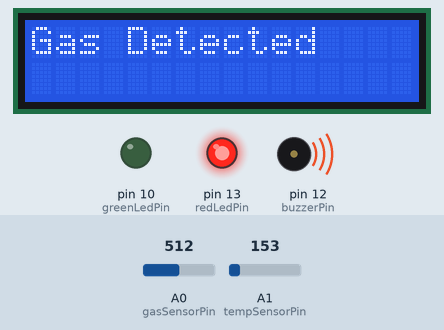
This sketch was run on a simulated Arduino Uno, built with avr-gcc and run on an emulated ATmega328P. On the bench: 16×2 character LCD, output pins drawn as LEDs (lit = HIGH), buzzer (waves = sounding, pin HIGH). Inputs (shaded band) come from the test bench; at power-on: A0 (gasSensorPin) = 512, A1 (tempSensorPin) = 153. What the sketch prints to the serial monitor is not drawn.

Above: at 1.7 s.
1.8 s: A0 (gasSensorPin) set to 312
3.8 s: A0 (gasSensorPin) set to 284
At 5.8 s:
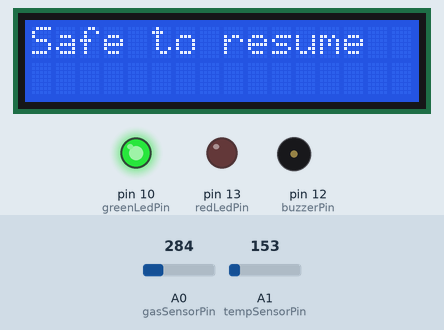
6.1 s: A1 (tempSensorPin) set to 174
At 7.5 s:
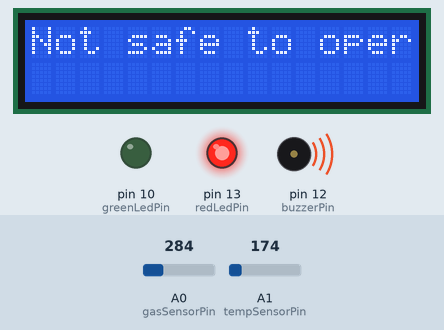
8.1 s: A1 (tempSensorPin) set to 194
9.9 s: A1 (tempSensorPin) set to 222
At 11.2 s:
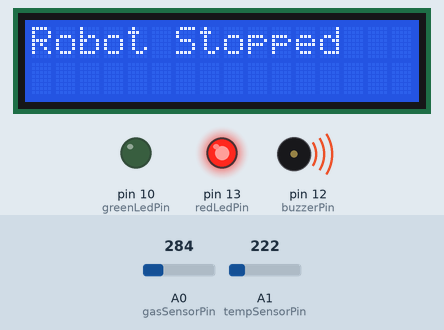
12.2 s: A1 (tempSensorPin) set to 191
At 14.0 s:
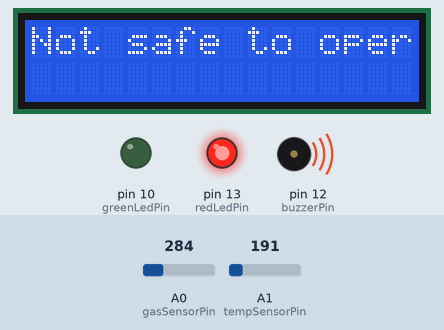
Timing chart, 0 to 15.3 s (numbered marks = the images above; inputs shaded):
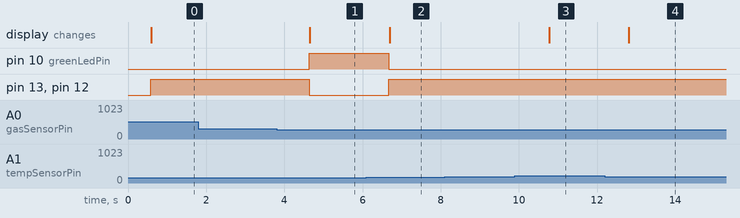

Measured:
- the behaviour switches between 300 and 299 on A0 (gasSensorPin) (found by bisection; images 0 and 1)
- the behaviour switches between 163 and 164 on A1 (tempSensorPin) (found by bisection; images 1 and 2)
- the behaviour switches between 204 and 205 on A1 (tempSensorPin) (found by bisection; images 2 and 3)
- after the input at 1.8 s, every drawn part: stays the same
- after the input at 3.8 s, pin 10 (greenLedPin): LOW → HIGH after 0.84 s; pin 13 (redLedPin), pin 12 (buzzerPin): HIGH → LOW after 0.84 s; the display: changes after 0.85 s (image 1)
- after the input at 6.1 s, pin 10 (greenLedPin): HIGH → LOW after 0.57 s; pin 13 (redLedPin), pin 12 (buzzerPin): LOW → HIGH after 0.57 s; the display: changes after 0.59 s (image 2)
- after the input at 8.1 s, every drawn part: stays the same
- after the input at 9.9 s, the display: changes after 0.87 s (image 3)
- after the input at 12.2 s, the display: changes after 0.61 s (image 4)

The sketch:

gas_temp_sensors.ino
```cpp
// Pin definitions
#include <Adafruit_LiquidCrystal.h>

Adafruit_LiquidCrystal lcd_1(0);

int seconds = 0;
const int gasSensorPin = A0;
const int tempSensorPin = A1;
const int redLedPin = 13;
const int greenLedPin = 10;
const int buzzerPin = 12;

// Threshold values
const int gasThreshold = 300; // Example threshold for gas sensor
const float tempThresholdStop = 50.0; // Stop if temperature > 50°C
const float tempThresholdResume = 35.0; // Resume if temperature < 35°C
const float tempMaxOperating = 30.0; // Max operating temperature when gas is detected

void setup() {
  pinMode(gasSensorPin, INPUT);
  pinMode(tempSensorPin, INPUT);
  pinMode(redLedPin, OUTPUT);
  pinMode(greenLedPin, OUTPUT);
  pinMode(buzzerPin, OUTPUT); // Added to set buzzer pin as OUTPUT
  lcd_1.begin(16, 2);
  lcd_1.print("System Started");
  delay(500);
  Serial.begin(9600);
}

void loop() {
  int gasSensorValue = analogRead(gasSensorPin);
  int tempSensorValue = analogRead(tempSensorPin);

  float voltage = tempSensorValue * (5.0 / 1023.0);
  float temperatureC = (voltage - 0.5) * 100.0;

  Serial.print("Gas Sensor Value: ");
  Serial.print(gasSensorValue);
  Serial.print(" | Temperature: ");
  Serial.println(temperatureC);

  lcd_1.clear(); // Clear the LCD screen

  if (gasSensorValue >= gasThreshold) {
    // Safety conditions met, stop the robot
    digitalWrite(redLedPin, HIGH); // Turn on Red LED
    digitalWrite(greenLedPin, LOW); // Turn off Green LED
    digitalWrite(buzzerPin, HIGH); // Activate buzzer
    Serial.println("Robot stopped");
    lcd_1.print("Gas Detected"); // Display message on LCD
  }
  else if (temperatureC > tempThresholdStop) {
    // Safety conditions met, stop the robot
    digitalWrite(redLedPin, HIGH); // Turn on Red LED
    digitalWrite(greenLedPin, LOW); // Turn off Green LED
    digitalWrite(buzzerPin, HIGH); // Activate buzzer
    Serial.println("Robot stopped");
    lcd_1.print("Robot Stopped"); // Display message on LCD
  }
  else if (temperatureC < tempThresholdResume && gasSensorValue < gasThreshold && temperatureC < tempMaxOperating) {
    // Safe to resume
    digitalWrite(redLedPin, LOW); // Turn off Red LED
    digitalWrite(greenLedPin, HIGH); // Turn on Green LED
    digitalWrite(buzzerPin, LOW); // Deactivate buzzer
    Serial.println("Safe to resume.");
    lcd_1.print("Safe to resume"); // Display message on LCD
  } else {
    // Keep robot stopped
    digitalWrite(redLedPin, HIGH); // Turn on Red LED
    digitalWrite(greenLedPin, LOW); // Turn off Green LED
    digitalWrite(buzzerPin, HIGH); // Activate buzzer
    Serial.println("Not safe to operate.");
    lcd_1.print("Not safe to operate"); // Display message on LCD
  }

  delay(1000); // Wait for 1 second before next loop
}
```
